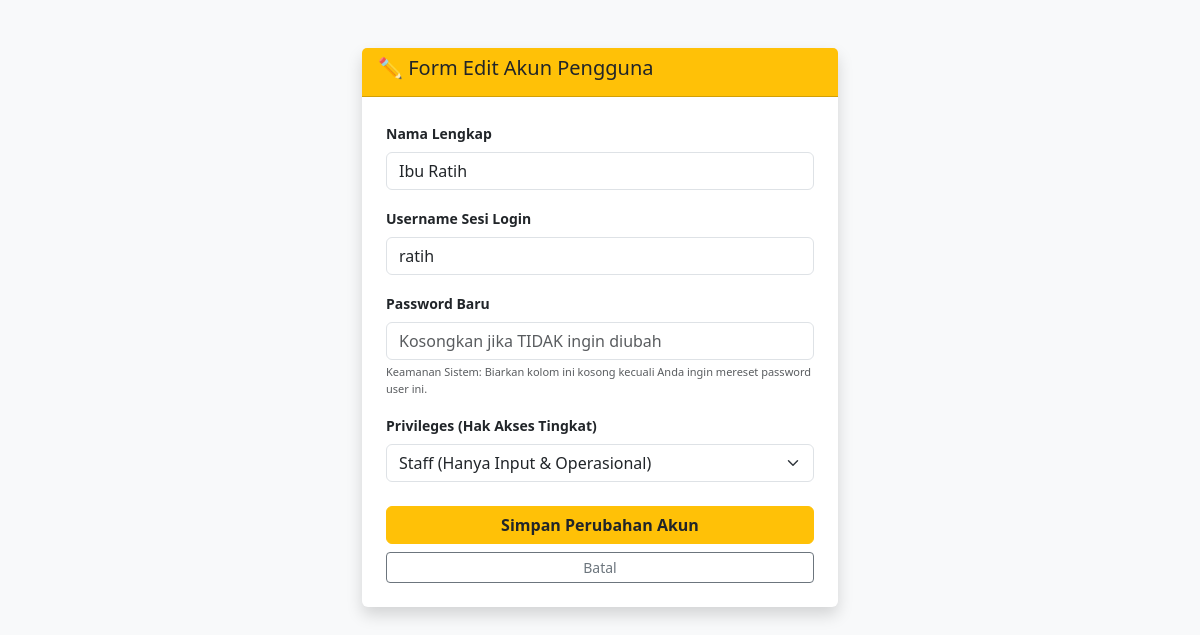
Page /edit_user.php?id=3 (signed in) on the committed database.
### tables this page shows
CREATE TABLE `users` (
  `id` int(11) NOT NULL,
  `username` varchar(50) NOT NULL,
  `password` varchar(255) NOT NULL,
  `nama_lengkap` varchar(100) NOT NULL,
  `privileges` enum('Admin','Staff') NOT NULL DEFAULT 'Staff',
  `created_at` timestamp NULL DEFAULT current_timestamp()
);

### edit_user.php (the view, shortened to what this page needs)
<?php
include 'config.php';
$id_user = $_GET['id'] ?? die('ID Tidak Valid');
$stmt = $pdo->prepare("SELECT * FROM users WHERE id = ?");
$stmt->execute([$id_user]);
$u = $stmt->fetch(PDO::FETCH_ASSOC);
?>
<!DOCTYPE html>
<html lang="id">
<head>
    <link href="https://cdn.jsdelivr.net/npm/bootstrap@5.3.0/dist/css/bootstrap.min.css" rel="stylesheet">
</head>
<body class="bg-light py-5">
<div class="container" style="max-width: 500px;">
    <div class="card shadow border-0">
        <div class="card-header bg-warning text-dark fw-bold"><h5>✏️ Form Edit Akun Pengguna</h5></div>
        <div class="card-body p-4">
            <form method="POST">
                <div class="mb-3"><label class="form-label small fw-bold">Nama Lengkap</label><input type="text" name="nama_lengkap" class="form-control" value="<?= htmlspecialchars($u['nama_lengkap']) ?>" required></div>
                <div class="mb-3"><label class="form-label small fw-bold">Username Sesi Login</label><input type="text" name="username" class="form-control" value="<?= htmlspecialchars($u['username']) ?>" required></div>
                <div class="mb-3">
                    <label class="form-label small fw-bold">Password Baru</label>
                    <input type="password" name="password" class="form-control" placeholder="Kosongkan jika TIDAK ingin diubah">
                    <div class="form-text text-muted" style="font-size: 11px;">Keamanan Sistem: Biarkan kolom ini kosong kecuali Anda ingin mereset password user ini.</div>
                </div>
                <div class="mb-4">
                    <label class="form-label small fw-bold">Privileges (Hak Akses Tingkat)</label>
                    <select name="privileges" class="form-select" required>
                        <option value="Staff" <?= $u['privileges'] == 'Staff' ? 'selected' : '' ?>>Staff (Hanya Input & Operasional)</option>
                    </select>
                </div>
                <div class="d-grid gap-2">
                    <button type="submit" class="btn btn-warning fw-bold text-dark">Simpan Perubahan Akun</button>
                    <a href="kelola_user.php" class="btn btn-outline-secondary btn-sm">Batal</a>
                </div>
            </form>
        </div>
    </div>
</div>
</body>
</html>

### rows in the picture
users: nama_lengkap "Ibu Ratih", username "ratih", privileges "Staff (Hanya Input & Operasional)"
